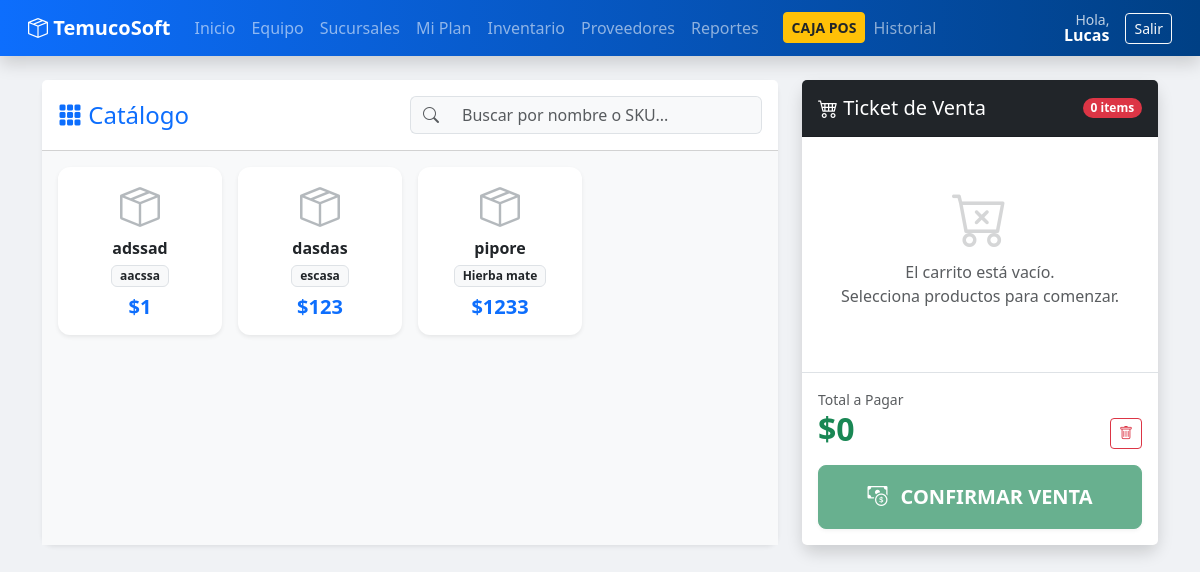
Screenshot of /pos/ (signed in) with the database file from the repository.
### api/models.py (models this page shows, shortened)
class User(AbstractUser):
    ROLES = (
        ('super_admin', 'Super Admin'),
        ('admin_cliente', 'Admin Cliente'),
        ('gerente', 'Gerente'),
        ('vendedor', 'Vendedor'),
        ('cliente_final', 'Cliente Ecommerce'),
    )
    username = None
    email = models.EmailField(unique=True)
    rut = models.CharField(max_length=12, blank=True, null=True, validators=[validar_rut_chileno]) # Validador
    role = models.CharField(max_length=20, choices=ROLES, default='cliente_final')
    company = models.ForeignKey(Company, on_delete=models.CASCADE, null=True, blank=True, related_name='users')
    USERNAME_FIELD = 'email'
    REQUIRED_FIELDS = []
    objects = UserManager()

class Product(models.Model):
    company = models.ForeignKey(Company, on_delete=models.CASCADE)
    category = models.ForeignKey(Category, on_delete=models.SET_NULL, null=True, blank=True)
    sku = models.CharField(max_length=50)
    name = models.CharField(max_length=100)
    description = models.TextField(blank=True)
    price = models.DecimalField(max_digits=10, decimal_places=0, validators=[validar_positivo])
    cost = models.DecimalField(max_digits=10, decimal_places=0, validators=[validar_positivo])
    class Meta:
        unique_together = ('company', 'sku')

### api/views.py (the view)
# urls.py: path('pos/', views.pos_view, name='pos'),
@login_required
def pos_view(request):
    return render(request, 'sales/pos.html', {'products': Product.objects.filter(company=request.user.company)})

### templates/sales/pos.html (shortened to what this page needs)
{% extends 'base.html' %}
{% block content %}
<div class="row h-100">
    <div class="col-md-8">
        <div class="card shadow-sm h-100 border-0">
            <div class="card-header bg-white py-3">
                <div class="d-flex justify-content-between align-items-center">
                    <h4 class="mb-0 text-primary"><i class="bi bi-grid-3x3-gap-fill"></i> Catálogo</h4>
                    <div class="input-group w-50">
                        <span class="input-group-text bg-light border-end-0"><i class="bi bi-search text-muted"></i></span>
                        <input type="text" id="search" class="form-control border-start-0 bg-light" placeholder="Buscar por nombre o SKU..." onkeyup="filterProducts()">
                    </div>
                </div>
            </div>
            <div class="card-body bg-light overflow-auto" style="max-height: 75vh;">
                <div class="row g-3" id="product-grid">
                    {% for product in products %}
                    <div class="col-md-4 col-lg-3 product-card" data-name="{{ product.name|lower }} {{ product.sku|lower }}">
                        <div class="card h-100 shadow-sm border-0 product-item position-relative overflow-hidden"
                             onclick="addToCart({{ product.id }}, '{{ product.name }}', {{ product.price }})"
                             style="cursor: pointer; transition: all 0.2s;">
                            <div class="card-body text-center p-3 d-flex flex-column justify-content-between">
                                <div>
                                    <div class="mb-2 text-secondary opacity-50 display-6"><i class="bi bi-box-seam"></i></div>
                                    <h6 class="card-title text-truncate fw-bold mb-1" title="{{ product.name }}">{{ product.name }}</h6>
                                    <span class="badge bg-light text-dark border mb-2">{{ product.sku }}</span>
                                </div>
                                <h5 class="text-primary fw-bold mb-0">${{ product.price }}</h5>
                            </div>
                        </div>
                    </div>
                    {% empty %}
                    <div class="col-12 text-center py-5">
                        <i class="bi bi-inbox text-muted display-1"></i>
                        <p class="mt-3 text-muted">No hay productos disponibles para venta.</p>
                        <a href="{% url 'product_create' %}" class="btn btn-primary">Ir a Inventario</a>
                    </div>
                    {% endfor %}
                </div>
            </div>
        </div>
    </div>
    <div class="col-md-4">
        <div class="card shadow h-100 border-0 d-flex flex-column">
            <div class="card-header bg-dark text-white py-3 d-flex justify-content-between align-items-center">
                <h5 class="mb-0"><i class="bi bi-cart4"></i> Ticket de Venta</h5>
                <span id="item-count" class="badge bg-danger rounded-pill">0 items</span>
            </div>
            <div class="card-body p-0 flex-grow-1 overflow-auto bg-light" style="max-height: 50vh;">
                <ul id="cart-list" class="list-group list-group-flush">
                    <li class="list-group-item text-center text-muted py-5" id="empty-msg">
                        <i class="bi bi-cart-x display-4 opacity-25"></i>
                        <p class="mt-2">El carrito está vacío.<br>Selecciona productos para comenzar.</p>
                    </li>
                </ul>
            </div>
            <div class="card-footer bg-white border-top p-3">
                <div class="d-flex justify-content-between align-items-end mb-3">
                    <div>
                        <small class="text-muted d-block">Total a Pagar</small>
                        <h2 class="mb-0 fw-bold text-success">$<span id="total-amount">0</span></h2>
                    </div>
                    <button class="btn btn-outline-danger btn-sm" onclick="clearCart()" title="Vaciar Carrito">
                        <i class="bi bi-trash"></i>
                    </button>
                </div>
                <div class="d-grid">
                    <button id="btn-pay" class="btn btn-success btn-lg fw-bold shadow-sm py-3" onclick="processSale()" disabled>
                        <i class="bi bi-cash-coin me-2"></i> CONFIRMAR VENTA
                    </button>
                </div>
            </div>
        </div>
    </div>
</div>
{% endblock %}

### templates/base.html (shortened to what this page needs)
<!DOCTYPE html>
<html lang="es">
<head>
    <link href="https://cdn.jsdelivr.net/npm/bootstrap@5.3.0/dist/css/bootstrap.min.css" rel="stylesheet">
    <link rel="stylesheet" href="https://cdn.jsdelivr.net/npm/bootstrap-icons@1.10.5/font/bootstrap-icons.css">
</head>
<body>
    <nav class="navbar navbar-expand-lg navbar-dark mb-4 px-3 shadow">
        <div class="container-fluid">
            <a class="navbar-brand fw-bold" href="{% url 'dashboard' %}"><i class="bi bi-box-seam"></i> TemucoSoft</a>
            <div class="collapse navbar-collapse" id="navbarNav">
                {% if user.is_authenticated %}
                <ul class="navbar-nav me-auto">
                    <li class="nav-item"><a class="nav-link" href="{% url 'dashboard' %}">Inicio</a></li>
                    {% if user.role == 'admin_cliente' %}
                        <li class="nav-item"><a class="nav-link" href="{% url 'team_list' %}">Equipo</a></li>
                        <li class="nav-item"><a class="nav-link" href="{% url 'branch_list' %}">Sucursales</a></li>
                        <li class="nav-item"><a class="nav-link" href="{% url 'subscription' %}">Mi Plan</a></li>
                    {% endif %}
                    {% if user.role == 'admin_cliente' or user.role == 'gerente' %}
                        <li class="nav-item"><a class="nav-link" href="{% url 'product_list' %}">Inventario</a></li>
                        <li class="nav-item"><a class="nav-link" href="{% url 'supplier_list' %}">Proveedores</a></li>
                        <li class="nav-item"><a class="nav-link" href="{% url 'reports' %}">Reportes</a></li>
                    {% endif %}
                    {% if user.role != 'super_admin' %}
                        <li class="nav-item ms-lg-3"><a class="btn btn-warning text-dark fw-bold btn-sm mt-1" href="{% url 'pos' %}">CAJA POS</a></li>
                        <li class="nav-item"><a class="nav-link" href="{% url 'sale_list' %}">Historial</a></li>
                    {% endif %}
                </ul>
                <div class="d-flex align-items-center text-white">
                    <div class="me-3 text-end lh-1">
                        <small class="d-block opacity-75">Hola,</small>
                        <span class="fw-bold">{{ user.first_name }}</span>
                    </div>
                    <form action="{% url 'logout' %}" method="post">
                        {% csrf_token %}<button type="submit" class="btn btn-outline-light btn-sm">Salir</button>
                    </form>
                </div>
                {% endif %}
            </div>
        </div>
    </nav>
    <div class="container pb-5">
        {% block content %}{% endblock %}
    </div>
</body>
</html>

### templates/base.html (style rules this page uses)
body { background-color: #f0f2f5; font-family: 'Segoe UI', sans-serif; }
.navbar { background: linear-gradient(90deg, #0d6efd 0%, #004085 100%); }
.card { border: none; border-radius: 12px; box-shadow: 0 4px 6px rgba(0,0,0,0.05); transition: transform 0.2s; }

### rows the page displays
User: first_name "Lucas"
Product: name "adssad", sku "aacssa", price "1"
Product: name "dasdas", sku "escasa", price "123"
Product: name "pipore", sku "Hierba mate", price "1233"
